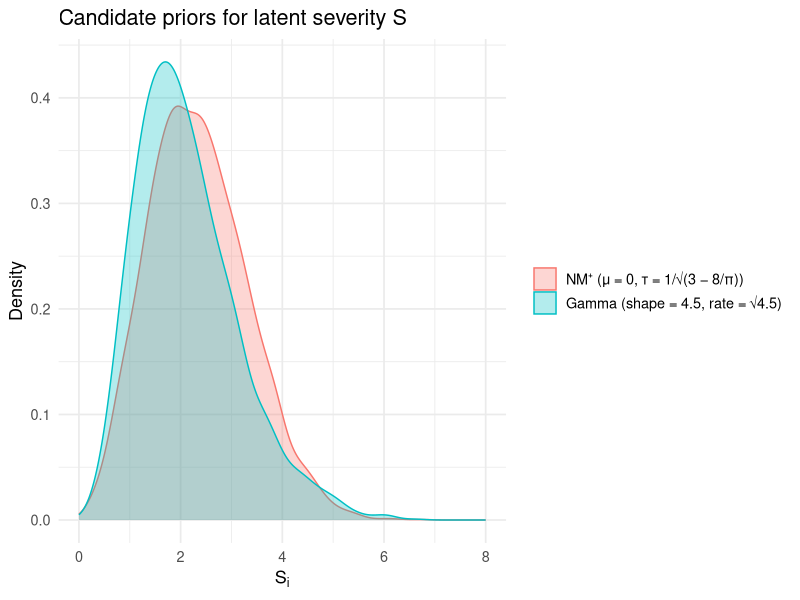

Write R code to recreate this figure.
## ---- chunk 1
knitr::opts_chunk$set(
  echo = TRUE,
  message = FALSE,
  warning = FALSE,
  fig.path = "README_files/"
)
## ---- chunk 2
library(dplyr)
library(tidyr)
library(ggplot2)
sample_NM <- function(n, mu0, tau, grid_size = 1e4) {
  x_vals <- seq(0, mu0 + 6 * tau, length.out = grid_size)
  dens_vals <- 2 * (x_vals^2) / (sqrt(2 * pi) * tau^3) * 
    exp(-((x_vals - mu0)^2) / (2 * tau^2))
  dx <- x_vals[2] - x_vals[1]
  dens_vals <- dens_vals / sum(dens_vals * dx)
  
  cdf_vals <- cumsum(dens_vals * dx)
  
  # Sample from uniform and interpolate inverse CDF
  u <- runif(n)
  samples <- approx(cdf_vals, x_vals, xout = u, rule = 2)$y
  
  return(samples)
}
N = 5000
vart = 1/sqrt(3 - 8/pi)
Si_nm  <- sample_NM(N, mu0 = 0, tau = vart)          
Si_gam <- rgamma(N, shape = 4.5, rate = sqrt(4.5))                

df <- tibble(
  NMplus = Si_nm,
  Gamma  = Si_gam
) %>%
  pivot_longer(cols = everything(),
               names_to = "Distribution",
               values_to = "S") %>%
  mutate(
    Distribution = factor(
      Distribution,
      levels = c("NMplus", "Gamma"),
      labels = c(
        "NM⁺ (μ = 0, τ = 1/√(3 − 8/π))",
        "Gamma (shape = 4.5, rate = √4.5)"
      )
    )
  )

ggplot(df, aes(x = S, fill = Distribution, color = Distribution)) +
  geom_density(alpha = 0.3, adjust = 1.2) +
  scale_x_continuous(limits = c(0, 8)) +
  labs(
    title = "Candidate priors for latent severity S",
    x = expression(S[i]),
    y = "Density"
  ) +
  theme_minimal(base_size = 13) +
  theme(legend.title = element_blank())
## ---- chunk 3
# rmarkdown::render(
#     "README.Rmd",
#     output_format = "rmarkdown::github_document",
#     output_file = "README.md"
# )
